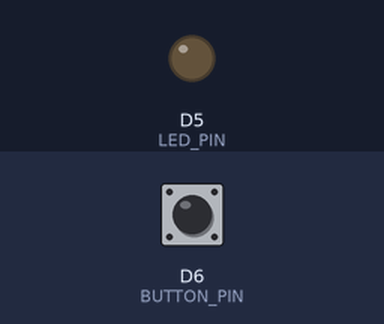
A sketch run on a simulated ESP8266 (NodeMCU). On the bench: output pins drawn as LEDs (lit = HIGH). Inputs (shaded band) come from the test bench; at power-on: D6 (BUTTON_PIN) HIGH.

Above: at 1.2 s.
1.3 s: D6 (BUTTON_PIN) pulled LOW for 1 s
At 1.77 s:
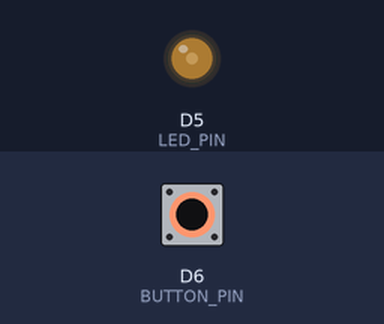
At 2.37 s:
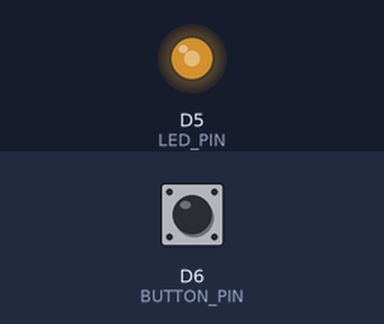
4.3 s: D6 (BUTTON_PIN) pulled LOW for 3.2 s
At 6.4 s:
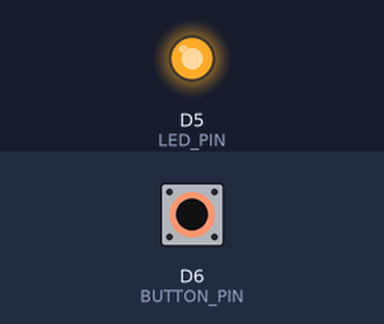
Timing chart, 0 to 10.5 s (numbered marks = the images above; inputs shaded):
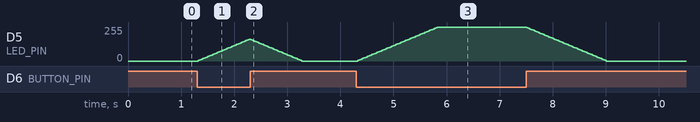

Measured:
- after the input at 1.3 s, D5 (LED_PIN): rises from 0/255 to 165/255 in 0.96 s, then falls to 0/255 in 0.99 s
- after the input at 4.3 s, D5 (LED_PIN): rises from 0/255 to 255/255 in 1.5 s, then falls to 0/255 in 3.2 s

The sketch:

analogwrite.ino
```cpp
#define LED_PIN D5
#define BUTTON_PIN D6

int brightness = 0;  // LED brightness level (0-255)
int fadeAmount = 5;  // Step size for increasing/decreasing brightness

void setup() {
    pinMode(LED_PIN, OUTPUT);
    pinMode(BUTTON_PIN, INPUT_PULLUP);  // Use internal pull-up
}

void loop() {
    if (digitalRead(BUTTON_PIN) == LOW) { // Button pressed
        brightness += fadeAmount;  // Increase brightness
        if (brightness > 255) brightness = 255; // Limit max brightness
    } else { // Button released
        brightness -= fadeAmount;  // Decrease brightness
        if (brightness < 0) brightness = 0; // Limit min brightness
    }

    analogWrite(LED_PIN, brightness);  // Apply brightness level
    delay(30); // Small delay to make dimming effect smooth
}
```
